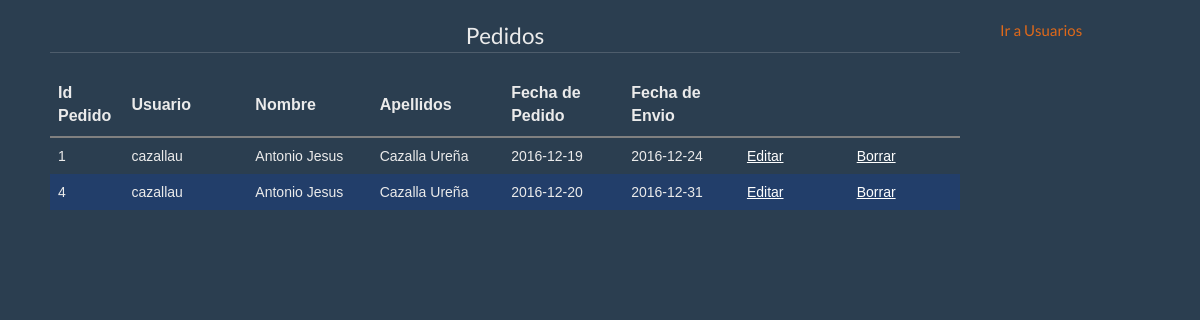
/floristeriahtm/admin/mostrarpedidosusuario.php?id=3, run on the app's committed database.
### tables this page shows
CREATE TABLE `pedido` (
  `id` int(11) NOT NULL,
  `id_usuario` int(11) NOT NULL DEFAULT '0',
  `nombre` varchar(100) NOT NULL DEFAULT '',
  `apellidos` varchar(100) NOT NULL DEFAULT '',
  `direccion` varchar(100) NOT NULL DEFAULT '',
  `cp` varchar(100) NOT NULL DEFAULT '',
  `ciudad` varchar(100) NOT NULL DEFAULT '',
  `provincia` varchar(100) NOT NULL DEFAULT '',
  `fecha_pedido` date DEFAULT NULL,
  `numero_tarjeta` varchar(20) NOT NULL DEFAULT '',
  `tipo_tarjeta` varchar(30) NOT NULL,
  `mes_caducidad` int(11) NOT NULL DEFAULT '0',
  `año_caducidad` int(11) NOT NULL DEFAULT '0',
  `ccv` int(11) NOT NULL DEFAULT '0',
  `fecha_envio` date NOT NULL
);

CREATE TABLE `usuarios` (
  `id` int(11) NOT NULL,
  `usuario` varchar(100) NOT NULL DEFAULT '',
  `contraseña` varchar(32) NOT NULL DEFAULT '',
  `nombre` varchar(50) NOT NULL DEFAULT '',
  `apellidos` varchar(100) NOT NULL DEFAULT '',
  `dni` varchar(9) NOT NULL DEFAULT '',
  `direccion` varchar(150) NOT NULL DEFAULT '',
  `telefono` varchar(14) NOT NULL DEFAULT '',
  `email` varchar(100) NOT NULL DEFAULT '',
  `ciudad` varchar(100) NOT NULL DEFAULT '',
  `cp` varchar(5) NOT NULL DEFAULT '',
  `provincia` varchar(100) NOT NULL DEFAULT ''
);

### floristeriahtm/admin/mostrarpedidosusuario.php (the view, shortened to what this page needs)
<!DOCTYPE html>
<html lang="es">
    <head>
    </head>
    <body>
        <div class="container">
            <div class="col-xs-1 col-md-10" style="padding:20px">
            <fieldset >
                <legend><center>Pedidos</center></legend>
               <table>
                   <thead>
                       <tr>
                       <th>Id Pedido</th>
                       <th>Usuario</th>
                       <th>Nombre</th>
                       <th>Apellidos</th>
                       <th>Fecha de Pedido</th>
                       <th>Fecha de Envio</th>
                   </tr>
                   </thead>
                   <tbody>
    <?php
    $id_usuario = $_GET["id"];
    require("conexion.php");
    $conexion = mysqli_connect($db_host, $db_user, $db_password);
    mysqli_select_db($conexion, $db_database) or die ("imposible conectar");
    mysqli_set_charset($conexion,"utf8");
     $consulta1 = "SELECT pedido.*, usuarios.usuario, usuarios.nombre, usuarios.apellidos FROM pedido join usuarios on pedido.id_usuario=usuarios.id where pedido.id_usuario = '$id_usuario'";
    $resultado1 = mysqli_query($conexion, $consulta1);
    $num_rows = mysqli_num_rows($resultado1);
    if($num_rows>0){
        while($fila = mysqli_fetch_array($resultado1)){
            echo"<tr>";
            echo"<td width='80'>". $fila['id']."</td>";
                echo"<td width='200'>". $fila['usuario']."</td>";
                echo"<td width='200'>". $fila['nombre']."</td>";
                echo"<td width='200'>". $fila['apellidos']."</td>";
                echo"<td width='200'>". $fila['fecha_pedido']."</td>";
                echo"<td width='200'>". $fila['fecha_envio']."</td>";
                echo"<td width='200'><a href='editaruser.php'>Editar</a></td>";
                echo"<td width='200'><a href='borraruser.php'>Borrar</a></td>";
                echo"</tr>";
        }
    }
        ?>
                </tbody>
               </table>
      </fieldset>
      </div>
      <div class="col-xs-1 col-md-2" style="padding:20px">
            <h8><a href="mostrarusuario.php"> Ir a Usuarios</a></h8>
            </div>
            </div>
             <link href="../css/bootstrap.min.css" rel="stylesheet">
             <link href="../css/estilotable.css" rel="stylesheet">
    </body>
</html>

### floristeriahtm/css/estilotable.css (style rules this page uses)
table { font-family: Verdana, Arial, Helvetica, sans-serif; width: 100%; }
thead tr { border-bottom: 2px solid grey; }
th { padding: 8px; font-size: 16px; }
td { padding: 8px; font-size: 14px; }
tbody tr:nth-child(even) { background-color:#223E6A; }

### data on the page
pedido: id "1", id_usuario.usuario "cazallau", id_usuario.nombre "Antonio Jesus", id_usuario.apellidos "Cazalla Ureña", fecha_pedido "2016-12-19", fecha_envio "2016-12-24"
pedido: id "4", id_usuario.usuario "cazallau", id_usuario.nombre "Antonio Jesus", id_usuario.apellidos "Cazalla Ureña", fecha_pedido "2016-12-20", fecha_envio "2016-12-31"
